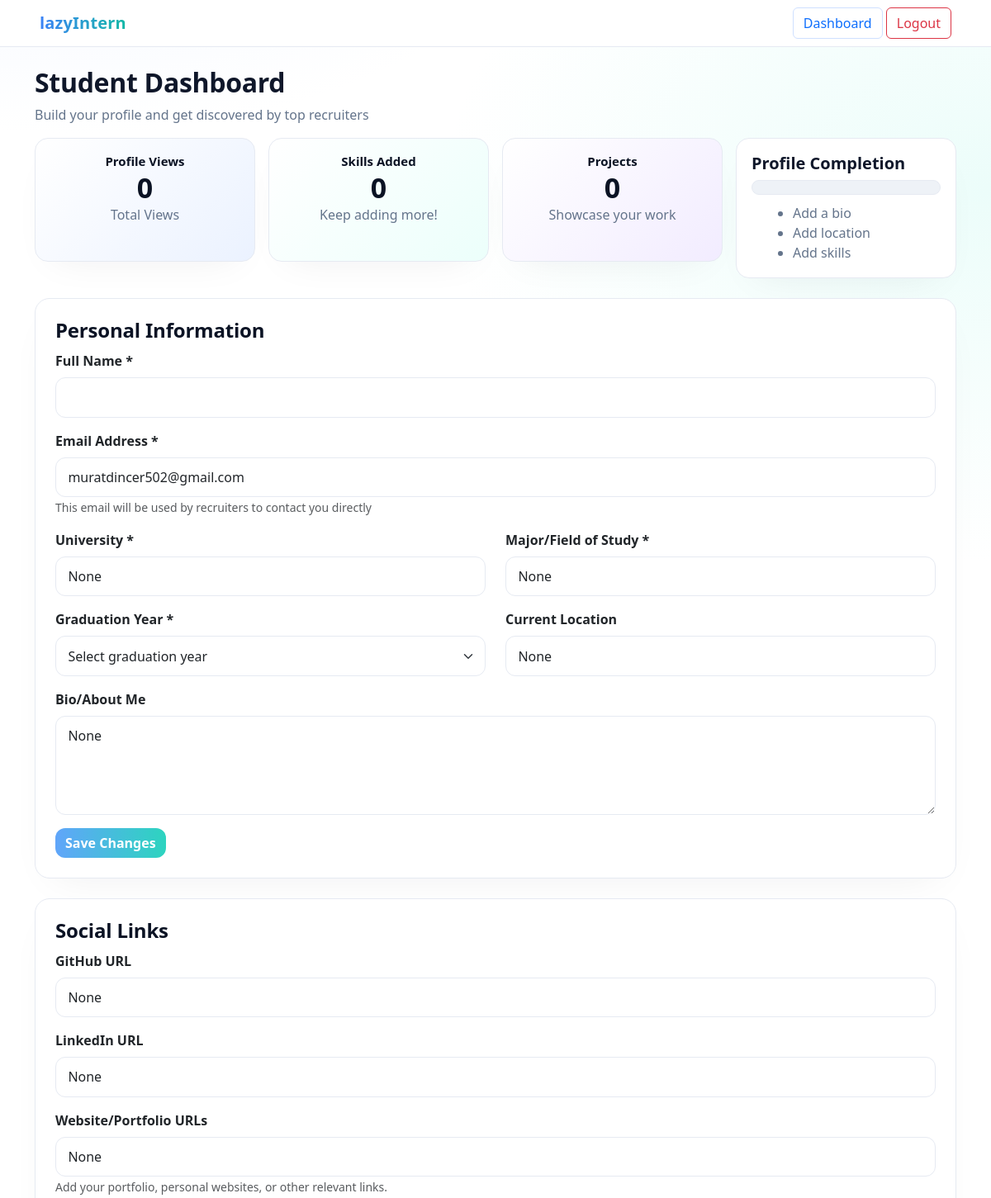
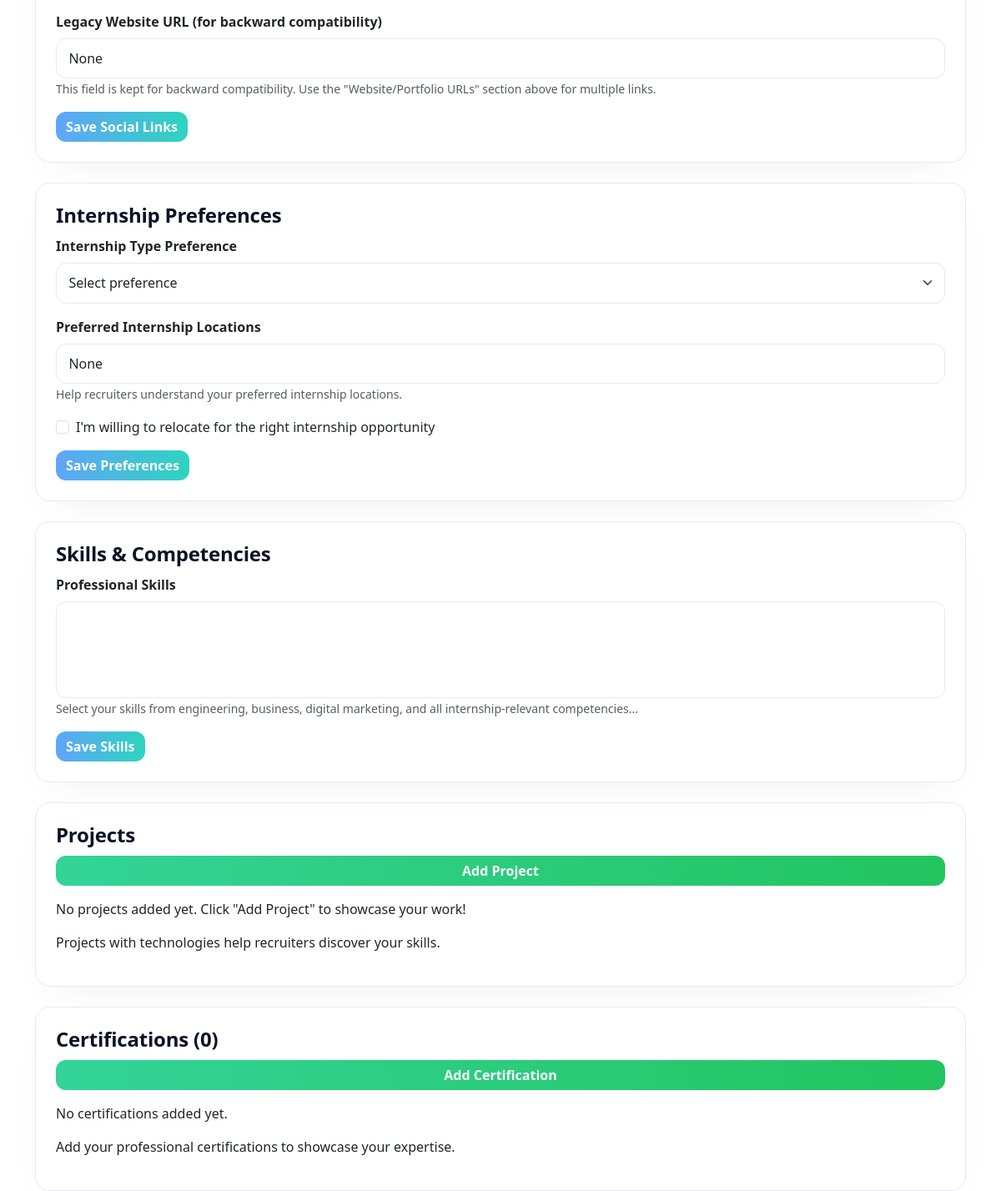
The app's page /profiles/profile/Murat/ (signed in) with its own data (2 pictures, top to bottom).
### profiles/models.py (models this page shows, shortened)
class Profile(models.Model):
    user = models.OneToOneField(User, on_delete=models.CASCADE, related_name="profile")
    university = models.CharField(max_length=255, blank=True, null=True)
    major = models.CharField(max_length=255, blank=True, null=True)
    graduation_year = models.IntegerField(null=True, blank=True)
    location = models.CharField(max_length=255, blank=True, null=True)
    bio = models.TextField(blank=True, null=True)
    github = models.URLField(blank=True, null=True)
    linkedin = models.URLField(blank=True, null=True)
    website = models.URLField(blank=True, null=True)
    legacy_website = models.URLField(blank=True, null=True)
    internship_type = models.CharField(max_length=50, blank=True, null=True)
    preferred_locations = models.CharField(max_length=255, blank=True, null=True)
    open_to_relocate = models.BooleanField(default=False)
    skills = models.ManyToManyField(Skill, blank=True, related_name="profiles")
    profile_views = models.PositiveIntegerField(default=0)
    class Meta:
        ordering = ["user__username"]

### profiles/views.py (the view, shortened to what this page needs)
# urls.py: path('profile/<str:username>/', views.profile_detail, name='profile_detail'),
@login_required
def profile_detail(request, username):
    user = get_object_or_404(User, username=username)
    profile, _ = Profile.objects.get_or_create(user=user)
    years = list(range(2020, 2036))
    profile_form = ProfileForm(instance=profile)
    project_form = ProjectForm()
    certification_form = CertificationForm()
    context = {
        "profile_user": user,
        "profile": profile,
        "full_name": user.get_full_name(),
        "form": profile_form,
        "project_form": project_form,
        "certification_form": certification_form,
        "years": years,
        "projects": profile.projects.all() if hasattr(profile, "projects") else [],
        "certifications": profile.certifications.all() if hasattr(profile, "certifications") else [],
        "skills_count": profile.skills.count(),
        "projects_count": profile.projects.count() if hasattr(profile, "projects") else 0,
        "certifications_count": profile.certifications.count() if hasattr(profile, "certifications") else 0,
        "profile_views": getattr(profile, "profile_views", 0),
        "completion_percent": calculate_completion_percent(profile),
        "all_skills": Skill.objects.all(),
        "skills": profile.skills.all(),
    }
    return render(request, "profiles/profile_detail.html", context)

### profiles/forms.py
class ProfileForm(forms.ModelForm):
    class Meta:
        model = Profile
        fields = [
            'university', 'major', 'graduation_year', 'location', 'bio',
            'github', 'linkedin', 'website', 'legacy_website',
            'internship_type', 'preferred_locations', 'open_to_relocate', 'skills'
        ]
        widgets = {
            'skills': forms.CheckboxSelectMultiple(),
            'bio': forms.Textarea(attrs={'rows': 3}),
        }

class ProjectForm(forms.ModelForm):
    class Meta:
        model = Project
        fields = ['title', 'description', 'technologies', 'link']

### profiles/views.py (called while the page is built)
def calculate_completion_percent(profile: Profile) -> int:
    percent = 0
    if getattr(profile, "bio", None):
        percent += 30
    if getattr(profile, "location", None):
        percent += 30
    if hasattr(profile, "skills") and profile.skills.exists():
        percent += 40
    return percent

### profiles/templates/profiles/profile_detail.html (shortened to what this page needs)
<!DOCTYPE html>
<html lang="en">
<head>
    <link href="https://cdn.jsdelivr.net/npm/bootstrap@5.3.0/dist/css/bootstrap.min.css" rel="stylesheet" />
</head>
<body>
<nav class="navbar navbar-light bg-light justify-content-between px-5">
    <a class="navbar-brand fw-bold">lazyIntern</a>
    <div>
        <a href="#" class="btn btn-outline-primary">Dashboard</a>
        <a href="{% url 'logout' %}" class="btn btn-outline-danger">Logout</a>
    </div>
</nav>
<div class="container my-4">
    <div class="page-head">
      <h2 class="fw-bold">Student Dashboard</h2>
      <p>Build your profile and get discovered by top recruiters</p>
    </div>
    <div class="row g-3 mb-4">
        <div class="col-md-3">
            <div class="card-box bg-blue text-center">
                <h5>Profile Views</h5>
                <h2>{{ profile_views }}</h2>
                <p>Total Views</p>
            </div>
        </div>
        <div class="col-md-3">
            <div class="card-box bg-green text-center">
                <h5>Skills Added</h5>
                <h2>{{ skills_count }}</h2>
                <p>Keep adding more!</p>
            </div>
        </div>
        <div class="col-md-3">
            <div class="card-box bg-purple text-center">
                <h5>Projects</h5>
                <h2>{{ projects_count }}</h2>
                <p>Showcase your work</p>
            </div>
        </div>
        <div class="col-md-3">
            <div class="profile-progress">
                <h5>Profile Completion</h5>
                <div class="progress mb-2">
                </div>
                <ul>
                    {% if not profile.bio %}
                    <li>Add a bio</li>
                    {% endif %}
                    {% if not profile.location %}
                    <li>Add location</li>
                    {% endif %}
                    {% if skills_count == 0 %}
                    <li>Add skills</li>
                    {% endif %}
                </ul>
            </div>
        </div>
    </div>
    <div class="card mb-4 p-4">
        <h4 class="section-title">Personal Information</h4>
        <form method="post" action="{% url 'profile_detail' profile_user.username %}">
            <div class="mb-3">
                <label for="full_name" class="form-label">Full Name *</label>
                <input type="text" id="full_name" name="full_name" class="form-control"
                       value="{{ full_name }}" required>
            </div>
            <div class="mb-3">
                <label for="email" class="form-label">Email Address *</label>
                <input type="email" id="email" name="email" class="form-control"
                       value="{{ profile_user.email }}" placeholder="Enter your email address" required>
                <small class="text-muted">This email will be used by recruiters to contact you directly</small>
            </div>
            <div class="row">
                <div class="col-md-6 mb-3">
                    <label for="university" class="form-label">University *</label>
                    <input type="text" id="university" name="university" class="form-control"
                           placeholder="Enter your university name" value="{{ profile.university }}" required>
                </div>
                <div class="col-md-6 mb-3">
                    <label for="major" class="form-label">Major/Field of Study *</label>
                    <input type="text" id="major" name="major" class="form-control"
                           placeholder="e.g., Computer Science, Mechanical Engineering" value="{{ profile.major }}" required>
                </div>
            </div>
            <div class="row">
                <div class="col-md-6 mb-3">
                    <label for="graduation_year" class="form-label">Graduation Year *</label>
                    <select id="graduation_year" name="graduation_year" class="form-select" required>
                        <option value="" disabled {% if not profile.graduation_year %}selected{% endif %}>Select graduation year</option>
                    </select>
                </div>
                <div class="col-md-6 mb-3">
                    <label for="location" class="form-label">Current Location</label>
                    <input type="text" id="location" name="location" class="form-control"
                           placeholder="City, State/Country" value="{{ profile.location }}">
                </div>
            </div>
            <div class="mb-3">
                <label for="bio" class="form-label">Bio/About Me</label>
                <textarea id="bio" name="bio" class="form-control" rows="4"
                          placeholder="Tell recruiters about yourself, your interests, and career goals...">{{ profile.bio }}</textarea>
            </div>
            <button type="submit" class="btn btn-primary" name="profile_submit">Save Changes</button>
        </form>
    </div>
    <div class="card mb-4 p-4">
        <h4 class="section-title">Social Links</h4>
        <form method="post" action="{% url 'profile_detail' profile_user.username %}">
            <div class="mb-3">
                <label for="github" class="form-label">GitHub URL</label>
                <input type="url" id="github" name="github" class="form-control" placeholder="https://github.com/yourusername" value="{{ profile.github }}">
            </div>
            <div class="mb-3">
                <label for="linkedin" class="form-label">LinkedIn URL</label>
                <input type="url" id="linkedin" name="linkedin" class="form-control" placeholder="https://linkedin.com/in/yourusername" value="{{ profile.linkedin }}">
            </div>
            <div class="mb-3">
                <label for="website" class="form-label">Website/Portfolio URLs</label>
                <input type="url" id="website" name="website" class="form-control" placeholder="Add Website" value="{{ profile.website }}">
                <small class="text-muted">Add your portfolio, personal websites, or other relevant links.</small>
            </div>
            <div class="mb-3">
                <label for="legacy_website" class="form-label">Legacy Website URL (for backward compatibility)</label>
                <input type="url" id="legacy_website" name="legacy_website" class="form-control" placeholder="https://yourwebsite.com" value="{{ profile.legacy_website }}">
                <small class="text-muted">This field is kept for backward compatibility. Use the "Website/Portfolio URLs" section above for multiple links.</small>
            </div>
            <button type="submit" class="btn btn-primary" name="social_submit">Save Social Links</button>
        </form>
    </div>
    <div class="card mb-4 p-4">
        <h4 class="section-title">Internship Preferences</h4>
        <form method="post" action="{% url 'profile_detail' profile_user.username %}">
            <div class="mb-3">
                <label for="internship_type" class="form-label">Internship Type Preference</label>
                <select id="internship_type" name="internship_type" class="form-select">
                    <option value="" {% if not profile.internship_type %}selected{% endif %}>Select preference</option>
                </select>
            </div>
            <div class="mb-3">
                <label for="preferred_locations" class="form-label">Preferred Internship Locations</label>
                <input type="text" id="preferred_locations" name="preferred_locations" class="form-control" placeholder="Add Location" value="{{ profile.preferred_locations }}">
                <small class="text-muted">Help recruiters understand your preferred internship locations.</small>
            </div>
            <div class="form-check mb-3">
                <input class="form-check-input" type="checkbox" id="open_to_relocate" name="open_to_relocate" {% if profile.open_to_relocate %}checked{% endif %}/>
                <label class="form-check-label" for="open_to_relocate">
                    I'm willing to relocate for the right internship opportunity
                </label>
            </div>
            <button type="submit" class="btn btn-primary" name="internship_submit">Save Preferences</button>
        </form>
    </div>
    <div class="card mb-4 p-4">
        <h4 class="section-title">Skills & Competencies</h4>
        <form method="post" action="{% url 'profile_detail' profile_user.username %}">
            <div class="mb-3">
                <label for="skills" class="form-label">Professional Skills</label>
                <select id="skills" name="skills" class="form-select" multiple>
                </select>
                <small class="text-muted">Select your skills from engineering, business, digital marketing, and all internship-relevant competencies...</small>
            </div>
            <button type="submit" class="btn btn-primary" name="skills_submit">Save Skills</button>
        </form>
    </div>
    <div class="card mb-4 p-4">
        <h4 class="section-title">Projects</h4>
        <button class="btn btn-success mb-3" type="button" data-bs-toggle="collapse" data-bs-target="#addProjectForm" aria-expanded="false" aria-controls="addProjectForm">
            Add Project
        </button>
        {% if projects_count == 0 %}
            <p>No projects added yet. Click "Add Project" to showcase your work!</p>
        {% endif %}
        <p>Projects with technologies help recruiters discover your skills.</p>
    </div>
    <div class="card mb-4 p-4">
        <h4 class="section-title">Certifications ({{ certifications_count }})</h4>
        <button class="btn btn-success mb-3" type="button" data-bs-toggle="collapse" data-bs-target="#addCertificationForm" aria-expanded="false" aria-controls="addCertificationForm">
            Add Certification
        </button>
        {% if certifications_count == 0 %}
            <p>No certifications added yet.</p>
        {% endif %}
        <p>Add your professional certifications to showcase your expertise.</p>
    </div>
</div>
</body>
</html>

### profiles/templates/profiles/profile_detail.html (style rules this page uses)
:root { --text:#0f172a; --muted:#64748b; --bg:#ffffff; --blue-50:#eef4ff; --teal-50:#ecfdfa; --blue-400:#60a5fa; --blue-500:#3b82f6; --teal-400:#2dd4bf; --teal-500:#14b8a6; --purple-500:#8b5cf6; --border:#e6eaf2; --ring:rgba(16,24,40,.08); }
html,body { height:100%; }
body { font-family: ui-sans-serif, system-ui, -apple-system, "Segoe UI", Roboto, "Helvetica Neue", Arial; color:var(--text); background: radial-gradient(1100px 750px at 8% -10%, var(--blue-50) 0%, transparent 60%), radial-gradient(1100px 750px at 100% 8%, var(--teal-50) 0%, transparent 60%), var(--bg); }
.navbar { border-bottom:1px solid var(--border); background:#fff !important; }
.navbar-brand { font-weight:900; letter-spacing:.2px; background:linear-gradient(90deg, var(--blue-500), var(--teal-500)); -webkit-background-clip:text; background-clip:text; color:transparent; }
h2.fw-bold { letter-spacing:-.3px; }
.container > p, .page-head p { color:var(--muted); }
.card-box { border:1px solid var(--border); border-radius:16px; padding:18px; min-height:150px; color:#0b1324; background:#fff; box-shadow:0 18px 48px -24px var(--ring); }
.card-box h5 { font-weight:800; font-size:15px; margin:0 0 6px; }
.card-box h2 { font-weight:900; font-size:34px; margin:0; line-height:1; }
.card-box p { color:var(--muted); margin:4px 0 0; }
.bg-blue { background:linear-gradient(135deg, #ffffff, #ebf2ff); }
.bg-green { background:linear-gradient(135deg, #ffffff, #ecfffb); }
.bg-purple { background:linear-gradient(135deg, #ffffff, #f2ecff); }
.profile-progress { border:1px solid var(--border); border-radius:16px; padding:18px; background:#fff; box-shadow:0 18px 48px -24px var(--ring); }
.profile-progress h5 { font-weight:800; margin-bottom:8px; }
.progress { height:18px; background:#eef2f7; border:1px solid var(--border); border-radius:999px; overflow:hidden; }
.profile-progress ul { margin:10px 0 0 18px; color:var(--muted); }
.card { border:1px solid var(--border); border-radius:18px; background:#fff; box-shadow:0 18px 48px -24px var(--ring); }
.section-title { font-weight:900; letter-spacing:-.2px; color:#0b1324; border-bottom:0; padding-bottom:0; margin-bottom:10px; }
.form-label { font-weight:700; }
.form-control, .form-select { border-radius:12px; border:1px solid var(--border); padding:.7rem .9rem; }
.btn-primary { background:linear-gradient(90deg, var(--blue-400), var(--teal-400)); border:0; font-weight:800; border-radius:12px; box-shadow:0 12px 34px -18px var(--ring); }
.btn-success { background:linear-gradient(90deg, #34d399, #22c55e); border:0; font-weight:800; border-radius:12px; box-shadow:0 12px 34px -18px var(--ring); }
.btn-outline-primary { border-color:#cfe0ff; }

### records on screen
Profile: university "None", major "None", graduation_year "Select graduation year", location "None", bio "None", github "None", linkedin "None", website "None", legacy_website "None", internship_type "Select preference", preferred_locations "None"

### other values on screen
{{ profile_views }} "0"
{{ skills_count }} "0"
{{ projects_count }} "0"
{{ certifications_count }} "0"
